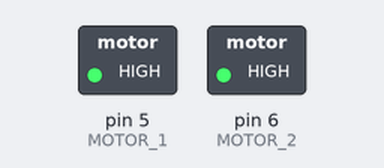
Bench run of a sketch on a simulated Arduino Uno, built with avr-gcc and run on an emulated ATmega328P. Shown: switched loads named in the sketch (green lamp = pin HIGH). Dashed ring = blinking.

Above: at 0.2 s.
Timing chart, 0 to 3.0 s (numbered marks = the images above):
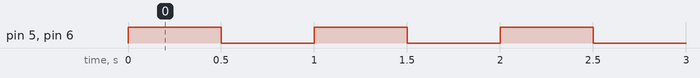

The sketch:

MotorTest.ino
```cpp
const byte MOTOR_1 = 5;
const byte MOTOR_2 = 6;

void setup() {
  pinMode(MOTOR_1, OUTPUT);
  pinMode(MOTOR_2, OUTPUT);
}

void loop() {
  analogWrite(MOTOR_1, 255);
  analogWrite(MOTOR_2, 255);
  delay(500);
  analogWrite(MOTOR_1, 0);
  analogWrite(MOTOR_2, 0);
  delay(500);
  analogWrite(MOTOR_1, 255);
  analogWrite(MOTOR_2, 255);
  delay(500);
  analogWrite(MOTOR_1, 0);
  analogWrite(MOTOR_2, 0);
  delay(500);
  analogWrite(MOTOR_1, 255);
  analogWrite(MOTOR_2, 255);
  delay(500);
  analogWrite(MOTOR_1, 0);
  analogWrite(MOTOR_2, 0);
  delay(500);
}
```

Measured:
- by itself, pin 5 (MOTOR_1), pin 6 (MOTOR_2): alternates HIGH for 0.50 s and LOW for 0.50 s
